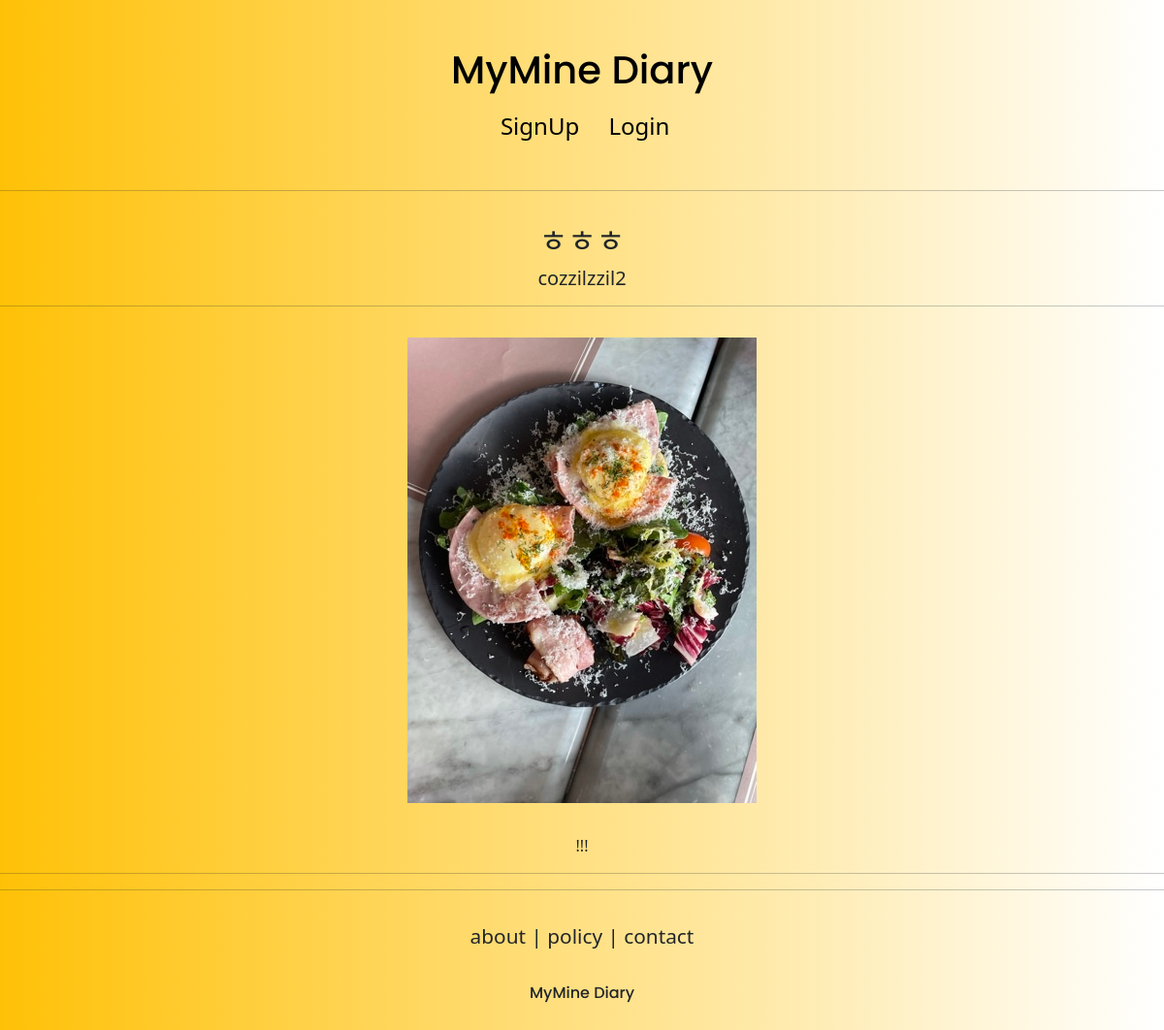
The page /posts/detail/36 on the database its author committed.
### posts/models.py (models this page shows, shortened)
class Post(models.Model):
    writer = models.ForeignKey(User, on_delete=models.CASCADE, related_name='post',null=True)
    post_title = models.CharField(max_length=120)
    post_image = models.ImageField(upload_to='posts/',blank=False,null=True)
    post_content = models.TextField(null=True)
    today_date = models.DateTimeField(auto_now_add=True, null=True)
    class Meta:
        ordering=['today_date']

### posts/views.py (the view)
# urls.py: path('detail/<int:pk>', PostDetailView.as_view(), name='detail'),
class PostDetailView(DetailView):
    model = Post
    context_object_name = 'tPost'
    template_name = 'posts/detail.html'

### posts/templates/posts/detail.html (shortened to what this page needs)
{% extends 'base.html' %}
{% block content %}
  <div>
    <div style="text-align:center; margin:2rem auto;">
        <h2>
            {{ tPost.post_title }}
        </h2>
        <h5>
            {{ tPost.writer }}
        </h5>
        <hr>
        <div style="margin: 2rem auto">
            <img src="{{ tPost.post_image.url }}" alt="">
        </div>
            <div>
        <p>
            {{tPost.post_content | safe}}
        </p>
        </div>
        <hr>
{% endblock %}

### rows shown on the page
Post: post_title "ㅎㅎㅎ", writer "cozzilzzil2", post_image (picture), post_content "!!!"
